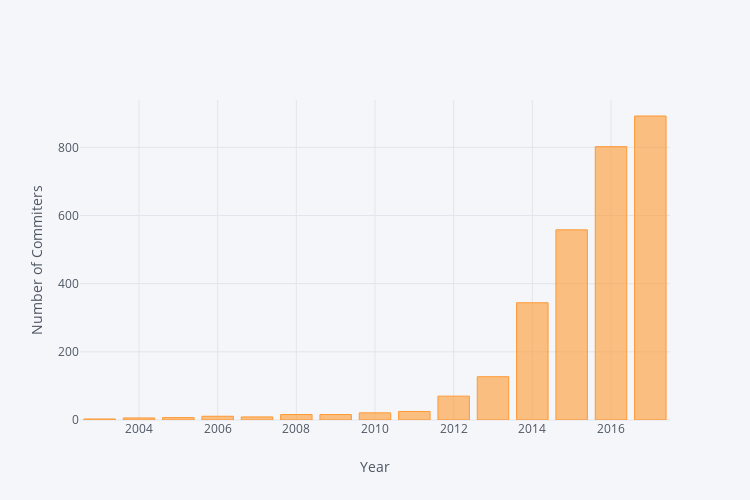

The notebook cell this image was saved under:
### Markdown cell above
## Commiters / Year

### Code cell
committers_per_year = data_by_year.author.nunique()
iplot(committers_per_year.iplot(asFigure=True, dimensions=(750, 500), kind="bar", yTitle="Number of Commiters", xTitle="Year"))

### Figure 1 — Plotly figure (JSON) as saved in the notebook; plotly's stock layout.template omitted (floating-point values rounded to 4 significant figures)
{"data": [{"marker": {"color": "rgba(255, 153, 51, 0.6)", "line": {"color": "rgba(255, 153, 51, 1.0)", "width": 1}}, "name": "author", "orientation": "v", "text": "", "type": "bar", "x": [2003, 2004, 2005, 2006, 2007, 2008, 2009, 2010, 2011, 2012, 2013, 2014, 2015, 2016, 2017], "y": [3, 6, 7, 11, 9, 16, 16, 21, 25, 70, 127, 344, 558, 802, 892]}], "layout": {"height": 500, "legend": {"bgcolor": "#F5F6F9", "font": {"color": "#4D5663"}}, "paper_bgcolor": "#F5F6F9", "plot_bgcolor": "#F5F6F9", "titlefont": {"color": "#4D5663"}, "width": 750, "xaxis1": {"gridcolor": "#E1E5ED", "showgrid": true, "tickfont": {"color": "#4D5663"}, "title": "Year", "titlefont": {"color": "#4D5663"}, "zerolinecolor": "#E1E5ED"}, "yaxis1": {"gridcolor": "#E1E5ED", "showgrid": true, "tickfont": {"color": "#4D5663"}, "title": "Number of Commiters", "titlefont": {"color": "#4D5663"}, "zerolinecolor": "#E1E5ED"}}}
